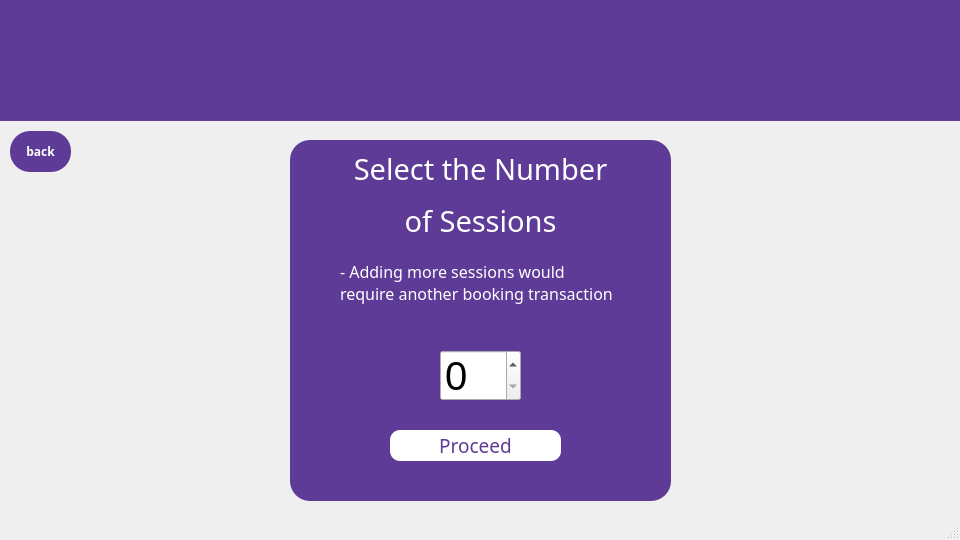
<?xml version="1.0" encoding="UTF-8"?>
<ui version="4.0">
 <class>MainWindow</class>
 <widget class="QMainWindow" name="MainWindow">
  <property name="geometry">
   <rect>
    <x>0</x>
    <y>0</y>
    <width>960</width>
    <height>540</height>
   </rect>
  </property>
  <property name="windowTitle">
   <string>MainWindow</string>
  </property>
  <widget class="QWidget" name="centralwidget">
   <widget class="QLabel" name="label_12">
    <property name="geometry">
     <rect>
      <x>260</x>
      <y>0</y>
      <width>421</width>
      <height>121</height>
     </rect>
    </property>
    <property name="text">
     <string/>
    </property>
    <property name="pixmap">
     <pixmap>../logos/logog.jpg</pixmap>
    </property>
    <property name="scaledContents">
     <bool>true</bool>
    </property>
   </widget>
   <widget class="QLabel" name="BGviolet">
    <property name="geometry">
     <rect>
      <x>0</x>
      <y>0</y>
      <width>961</width>
      <height>121</height>
     </rect>
    </property>
    <property name="styleSheet">
     <string notr="true">QLabel
{
background: #5e3b96;
}</string>
    </property>
    <property name="text">
     <string/>
    </property>
   </widget>
   <widget class="QLabel" name="numofsessions">
    <property name="geometry">
     <rect>
      <x>290</x>
      <y>140</y>
      <width>381</width>
      <height>111</height>
     </rect>
    </property>
    <property name="font">
     <font>
      <family>Arial Black</family>
      <pointsize>20</pointsize>
     </font>
    </property>
    <property name="layoutDirection">
     <enum>Qt::LayoutDirection::LeftToRight</enum>
    </property>
    <property name="styleSheet">
     <string notr="true">QLabel
{
color:white;
}</string>
    </property>
    <property name="text">
     <string>&lt;html&gt;&lt;head/&gt;&lt;body&gt;&lt;p align=&quot;center&quot;&gt;&lt;span style=&quot; font-size:22pt;&quot;&gt;Select the Number&lt;/span&gt;&lt;/p&gt;&lt;p align=&quot;center&quot;&gt;&lt;span style=&quot; font-size:22pt;&quot;&gt;of Sessions&lt;/span&gt;&lt;/p&gt;&lt;/body&gt;&lt;/html&gt;</string>
    </property>
    <property name="scaledContents">
     <bool>true</bool>
    </property>
    <property name="alignment">
     <set>Qt::AlignmentFlag::AlignLeading|Qt::AlignmentFlag::AlignLeft|Qt::AlignmentFlag::AlignVCenter</set>
    </property>
   </widget>
   <widget class="QPushButton" name="booknow1">
    <property name="geometry">
     <rect>
      <x>390</x>
      <y>430</y>
      <width>171</width>
      <height>31</height>
     </rect>
    </property>
    <property name="font">
     <font>
      <family>Arial Black</family>
      <pointsize>14</pointsize>
     </font>
    </property>
    <property name="styleSheet">
     <string notr="true">QPushButton
{
background-color:white;
color:#5e3b96;
border-radius:10px;
}</string>
    </property>
    <property name="text">
     <string>Proceed</string>
    </property>
   </widget>
   <widget class="QLabel" name="BGviolet_2">
    <property name="geometry">
     <rect>
      <x>290</x>
      <y>140</y>
      <width>381</width>
      <height>361</height>
     </rect>
    </property>
    <property name="styleSheet">
     <string notr="true">QLabel
{
background: #5e3b96;
border-radius:20px;
}</string>
    </property>
    <property name="text">
     <string/>
    </property>
   </widget>
   <widget class="QLabel" name="label_4">
    <property name="geometry">
     <rect>
      <x>340</x>
      <y>260</y>
      <width>281</width>
      <height>101</height>
     </rect>
    </property>
    <property name="font">
     <font>
      <family>Arial Black</family>
      <pointsize>7</pointsize>
     </font>
    </property>
    <property name="styleSheet">
     <string notr="true">QLabel
{
color:white;
}</string>
    </property>
    <property name="text">
     <string>&lt;html&gt;&lt;head/&gt;&lt;body&gt;&lt;p&gt;&lt;span style=&quot; font-size:12pt;&quot;&gt;- Adding more sessions would require another booking transaction&lt;/span&gt;&lt;/p&gt;&lt;/body&gt;&lt;/html&gt;</string>
    </property>
    <property name="scaledContents">
     <bool>true</bool>
    </property>
    <property name="alignment">
     <set>Qt::AlignmentFlag::AlignLeading|Qt::AlignmentFlag::AlignLeft|Qt::AlignmentFlag::AlignTop</set>
    </property>
    <property name="wordWrap">
     <bool>true</bool>
    </property>
   </widget>
   <widget class="QPushButton" name="back">
    <property name="geometry">
     <rect>
      <x>10</x>
      <y>131</y>
      <width>61</width>
      <height>41</height>
     </rect>
    </property>
    <property name="font">
     <font>
      <family>Arial Black</family>
      <bold>true</bold>
     </font>
    </property>
    <property name="styleSheet">
     <string notr="true">QPushButton
{
background-color: #5e3b96;
color:white;
 border-radius:20px;
}</string>
    </property>
    <property name="text">
     <string>back</string>
    </property>
   </widget>
   <widget class="QSpinBox" name="numofsessionsspinbox">
    <property name="geometry">
     <rect>
      <x>440</x>
      <y>350</y>
      <width>81</width>
      <height>51</height>
     </rect>
    </property>
    <property name="font">
     <font>
      <pointsize>30</pointsize>
     </font>
    </property>
    <property name="styleSheet">
     <string notr="true"/>
    </property>
   </widget>
   <zorder>BGviolet_2</zorder>
   <zorder>BGviolet</zorder>
   <zorder>label_12</zorder>
   <zorder>numofsessions</zorder>
   <zorder>booknow1</zorder>
   <zorder>label_4</zorder>
   <zorder>back</zorder>
   <zorder>numofsessionsspinbox</zorder>
  </widget>
  <widget class="QMenuBar" name="menubar">
   <property name="geometry">
    <rect>
     <x>0</x>
     <y>0</y>
     <width>960</width>
     <height>22</height>
    </rect>
   </property>
  </widget>
  <widget class="QStatusBar" name="statusbar"/>
 </widget>
 <resources/>
 <connections/>
</ui>
